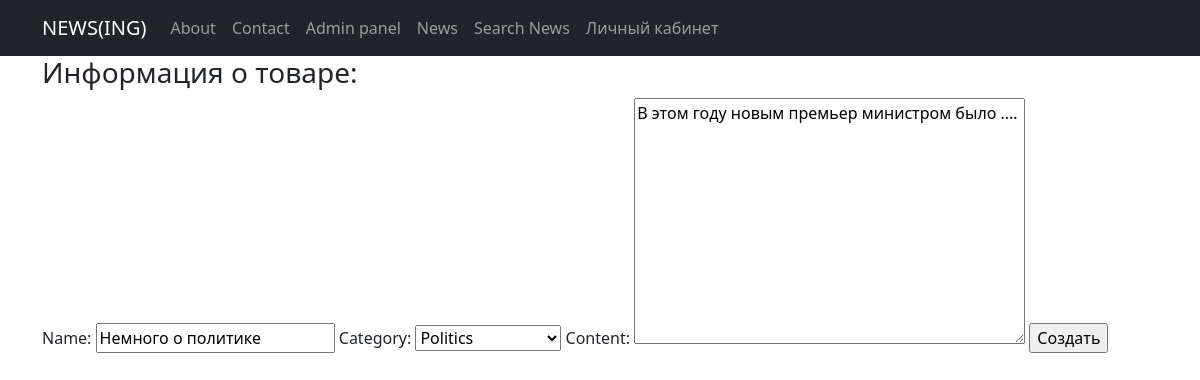
Screenshot of /news/update_news/4/ (signed in) with the database file from the repository.
### News_feed_view/models.py (models this page shows, shortened)
class News(models.Model):
    name = models.CharField(
        max_length=124,
        unique=True
    )
    content = models.TextField()
    category = models.ForeignKey(
        to = 'Category',
        on_delete=models.CASCADE,
        related_name='news'
    )
    date_pub = models.DateField(auto_now=True)

class Category(models.Model):
    name = models.CharField(max_length=100, unique=True)
    def __str__(self):
        return self.name.title()

### News_feed_view/views.py (the view)
# urls.py: path('update_news/<int:pk>/', NewsUpdateView.as_view(), name = 'update_news'),
class NewsUpdateView(LoginRequiredMixin, PermissionRequiredMixin, UpdateView):
    template_name = 'news_create.html'
    form_class = NewsForm
    permission_required = ('News_feed_view.change_News')
    def get_object(self, **kwargs):
        id = self.kwargs.get('pk')
        return News.objects.get(pk = id)

### News_feed_view/forms.py
class NewsForm(ModelForm):
    class Meta:
        model = News
        fields = ['name', 'category', 'content',]

### templates/news_create.html (shortened to what this page needs)
{% extends 'flatpages/default.html' %}
{% block content %}
<h3>Информация о товаре:</h3>
<form method="POST">
    {{ form }}
    <input type="submit" value="Создать">
</form>
{% endblock content %}

### rows the page displays
News: name "Немного о политике", category "Politics", content "В этом году новым премьер министром было ...."
